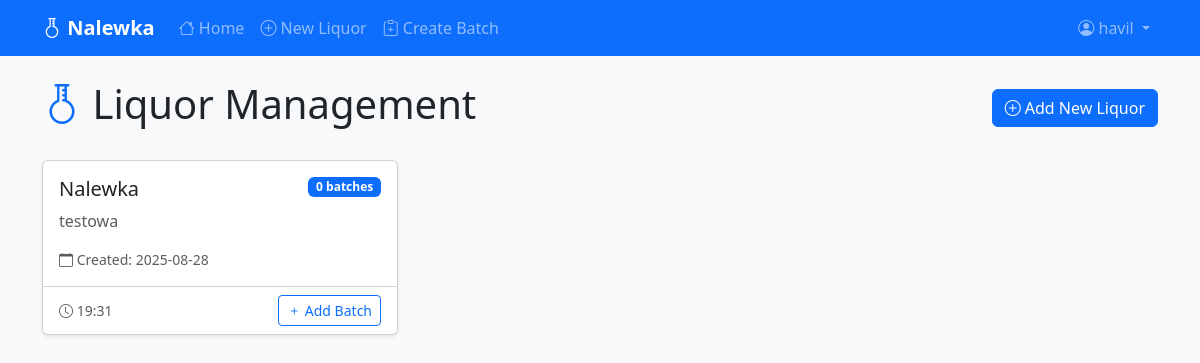
The page /index (signed in) on the database as committed earlier.
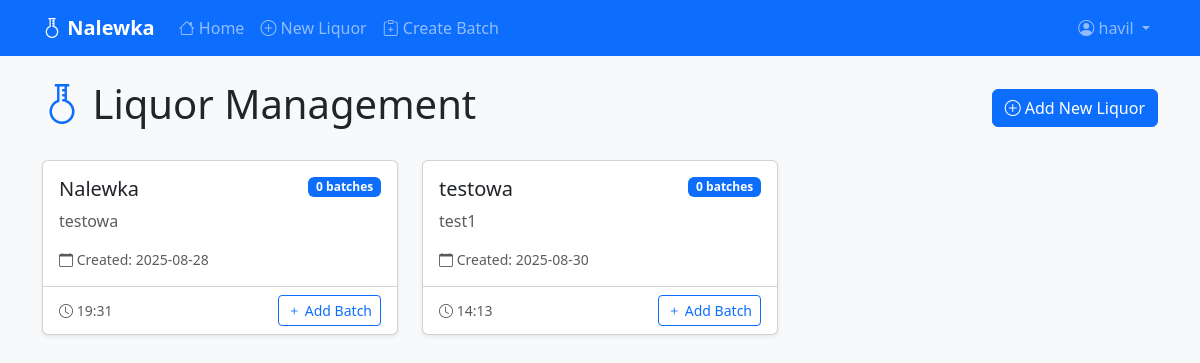
The same page on the database as committed later.
### app/models.py (models this page shows, shortened)
class User(UserMixin, db.Model):
    id: so.Mapped[int] = so.mapped_column(primary_key=True)
    username: so.Mapped[str] = so.mapped_column(sa.String(64), index=True, unique=True)
    email: so.Mapped[str] = so.mapped_column(sa.String(120), index=True, unique=True)
    password_hash: so.Mapped[Optional[str]] = so.mapped_column(sa.String(256))
    created_at: so.Mapped[datetime] = so.mapped_column(
        index=True, default=lambda: datetime.now(timezone.utc)
    )
    liquors: so.Mapped[list["Liquor"]] = so.relationship(back_populates="user")

class Liquor(db.Model):
    id: so.Mapped[int] = so.mapped_column(primary_key=True)
    name: so.Mapped[str] = so.mapped_column(sa.String(128), index=True)
    created: so.Mapped[datetime] = so.mapped_column(
        index=True, default=lambda: datetime.now(timezone.utc)
    )
    description: so.Mapped[Optional[str]] = so.mapped_column(sa.Text())
    user_id: so.Mapped[int] = so.mapped_column(sa.ForeignKey(User.id), index=True)
    user: so.Mapped[User] = so.relationship(back_populates="liquors")
    batches: so.Mapped[list["Batch"]] = so.relationship(
        back_populates="liquor", cascade="all, delete-orphan"
    )

### app/routes.py (the view)
@main_bp.route("/")
@main_bp.route("/index")
def index():
    liquors = []
    if current_user.is_authenticated:
        try:
            liquors = liquor_repository.get_all_for_user(current_user.id)
        except Exception as e:
            flash(f"Error loading liquors: {str(e)}", "error")
    return render_template("index.html", liquors=liquors)

### app/__init__.py (called while the page is built)
def create_app(config_class=Config):
    app = Flask(__name__)
    app.config.from_object(config_class)
    app.config["GIT_COMMIT_HASH"] = get_git_commit_hash()
    if app.config["GIT_COMMIT_HASH"] is None:
        app.config["GIT_COMMIT_HASH"] = "unknown"
    db.init_app(app)
    migrate.init_app(app, db)
    login.init_app(app)
    from app.routes import main_bp
    app.register_blueprint(main_bp)
    @app.errorhandler(404)
    def not_found_error(error):
        return render_template("404.html"), 404
    @app.errorhandler(500)
    def internal_error(error):
        db.session.rollback()
        return render_template("500.html"), 500
    @app.context_processor
    def inject_git_hash():
        return dict(git_commit_hash=app.config.get("GIT_COMMIT_HASH"))
    return app

### app/models.py (called while the page is built)
@login.user_loader
def load_user(id):
    return db.session.get(User, int(id))

### app/repositories.py (called while the page is built)
    def get_all_for_user(self, user_id):
        return db.session.scalars(
            db.select(Liquor).where(Liquor.user_id == user_id)
        ).all()

### app/templates/index.html (shortened to what this page needs)
{% extends "base.html" %}
{% block content %}
<div class="row">
    <div class="col-12">
        <div class="d-flex justify-content-between align-items-center mb-4">
            <h1><i class="bi bi-flask-florence text-primary"></i> Liquor Management</h1>
            {% if current_user.is_authenticated %}
                <a href="{{ url_for('main.create_liquor') }}" class="btn btn-primary">
                    <i class="bi bi-plus-circle"></i> Add New Liquor
                </a>
            {% endif %}
        </div>
    </div>
</div>
{% if current_user.is_authenticated %}
    {% if liquors %}
        <div class="row">
            {% for liquor in liquors %}
                <div class="col-md-6 col-lg-4 mb-4">
                    <div class="card liquor-card clickable h-100 shadow-sm"
                         onclick="window.location.href='{{ url_for('main.liquor_batches', liquor_id=liquor.id) }}';">
                        <div class="card-body">
                            <div class="d-flex justify-content-between align-items-start mb-2">
                                <h5 class="card-title mb-0">{{ liquor.name }}</h5>
                                <span class="badge bg-primary">{{ liquor.batches|length }} batches</span>
                            </div>
                            <p class="card-text text-muted">
                                {{ liquor.description or 'No description available' }}
                            </p>
                            <div class="small text-muted">
                                <i class="bi bi-calendar"></i> Created: {{ liquor.created.strftime('%Y-%m-%d') }}
                            </div>
                        </div>
                        <div class="card-footer bg-transparent">
                            <div class="d-flex justify-content-between align-items-center">
                                <small class="text-muted">
                                    <i class="bi bi-clock"></i> {{ liquor.created.strftime('%H:%M') }}
                                </small>
                                <a href="{{ url_for('main.batch_formula') }}?liquor={{ liquor.id }}"
                                   class="btn btn-sm btn-outline-primary"
                                   onclick="event.stopPropagation();">
                                    <i class="bi bi-plus"></i> Add Batch
                                </a>
                            </div>
                        </div>
                    </div>
                </div>
            {% endfor %}
        </div>
    {% endif %}
{% endif %}
{% endblock %}

### app/templates/base.html (shortened to what this page needs)
<!DOCTYPE html>
<html lang="en">
<head>
    <link href="https://cdn.jsdelivr.net/npm/bootstrap@5.3.0/dist/css/bootstrap.min.css" rel="stylesheet">
    <link rel="stylesheet" href="https://cdn.jsdelivr.net/npm/bootstrap-icons@1.13.1/font/bootstrap-icons.min.css">
</head>
<body>
    <nav class="navbar navbar-expand-lg navbar-dark bg-primary">
        <div class="container">
            <a class="navbar-brand" href="{{ url_for('main.index') }}">
              <i class="bi bi-flask-florence"></i> Nalewka
            </a>
            <div class="collapse navbar-collapse" id="navbarNav">
                <ul class="navbar-nav me-auto">
                    <li class="nav-item">
                        <a class="nav-link" href="{{ url_for('main.index') }}">
                            <i class="bi bi-house"></i> Home
                        </a>
                    </li>
                    {% if current_user.is_authenticated %}
                        <li class="nav-item">
                            <a class="nav-link" href="{{ url_for('main.create_liquor') }}">
                                <i class="bi bi-plus-circle"></i> New Liquor
                            </a>
                        </li>
                        <li class="nav-item">
                            <a class="nav-link" href="{{ url_for('main.batch_formula') }}">
                                <i class="bi bi-clipboard-plus"></i> Create Batch
                            </a>
                        </li>
                    {% endif %}
                </ul>
                <ul class="navbar-nav">
                    {% if current_user.is_authenticated %}
                        <li class="nav-item dropdown">
                            <a class="nav-link dropdown-toggle" href="#" role="button" data-bs-toggle="dropdown">
                                <i class="bi bi-person-circle"></i> {{ current_user.username }}
                            </a>
                        </li>
                    {% endif %}
                </ul>
            </div>
        </div>
    </nav>
    <main class="container mt-4">
        {% block content %}{% endblock %}
    </main>
</body>
</html>

### app/templates/base.html (style rules this page uses)
body { background-color: #f8f9fa; }
.navbar-brand { font-weight: bold; }
.liquor-card { transition: transform 0.2s, box-shadow 0.2s; }
.liquor-card.clickable { cursor: pointer; }

Rows that differ between the two databases and show on the page:
added Liquor: name "testowa", batches|length "0", description "test1", created "2025-08-30", created "14:13"
